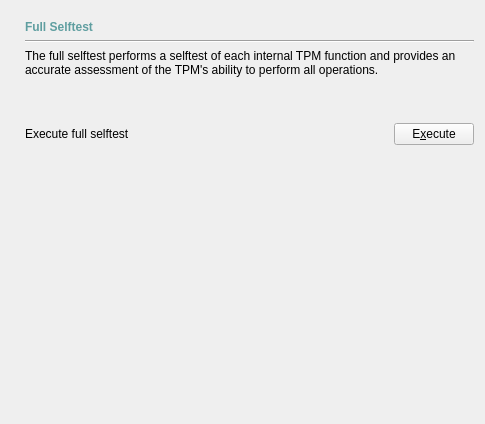
           <widget class="QWidget" name="tab3_17">
            <attribute name="title">
             <string>&amp;Selftest</string>
            </attribute>
            <layout class="QVBoxLayout" name="verticalLayout_28">
             <property name="leftMargin">
              <number>25</number>
             </property>
             <property name="topMargin">
              <number>20</number>
             </property>
             <item>
              <widget class="QLabel" name="label_303">
               <property name="text">
                <string>&lt;html&gt;&lt;head&gt;&lt;meta name=&quot;qrichtext&quot; content=&quot;1&quot; /&gt;&lt;style type=&quot;text/css&quot;&gt;
p, li { white-space: pre-wrap; }
&lt;/style&gt;&lt;/head&gt;&lt;body style=&quot; font-family:'Sans Serif'; font-size:9pt; font-weight:400; font-style:normal;&quot;&gt;
&lt;p style=&quot; margin-top:0px; margin-bottom:0px; margin-left:0px; margin-right:0px; -qt-block-indent:0; text-indent:0px;&quot;&gt;&lt;span style=&quot; font-weight:600; color:#5f9ea0;&quot;&gt;Full Selftest&lt;/span&gt;&lt;/p&gt;&lt;/body&gt;&lt;/html&gt;</string>
               </property>
              </widget>
             </item>
             <item>
              <widget class="Line" name="line_3">
               <property name="orientation">
                <enum>Qt::Horizontal</enum>
               </property>
              </widget>
             </item>
             <item>
              <widget class="QLabel" name="label_304">
               <property name="text">
                <string>The full selftest performs a selftest of each internal TPM function and provides an accurate assessment of the TPM's ability to perform all operations.</string>
               </property>
               <property name="wordWrap">
                <bool>true</bool>
               </property>
              </widget>
             </item>
             <item>
              <spacer name="verticalSpacer_13">
               <property name="orientation">
                <enum>Qt::Vertical</enum>
               </property>
               <property name="sizeType">
                <enum>QSizePolicy::Fixed</enum>
               </property>
               <property name="sizeHint" stdset="0">
                <size>
                 <width>20</width>
                 <height>40</height>
                </size>
               </property>
              </spacer>
             </item>
             <item>
              <layout class="QHBoxLayout" name="horizontalLayout_36">
               <item>
                <widget class="QLabel" name="label_305">
                 <property name="text">
                  <string>Execute full selftest</string>
                 </property>
                </widget>
               </item>
               <item>
                <spacer name="horizontalSpacer_12">
                 <property name="orientation">
                  <enum>Qt::Horizontal</enum>
                 </property>
                 <property name="sizeHint" stdset="0">
                  <size>
                   <width>258</width>
                   <height>20</height>
                  </size>
                 </property>
                </spacer>
               </item>
               <item>
                <widget class="QPushButton" name="mySelfTest">
                 <property name="text">
                  <string>E&amp;xecute</string>
                 </property>
                </widget>
               </item>
              </layout>
             </item>
             <item>
              <spacer name="verticalSpacer_10">
               <property name="orientation">
                <enum>Qt::Vertical</enum>
               </property>
               <property name="sizeHint" stdset="0">
                <size>
                 <width>20</width>
                 <height>268</height>
                </size>
               </property>
              </spacer>
             </item>
            </layout>
           </widget>
